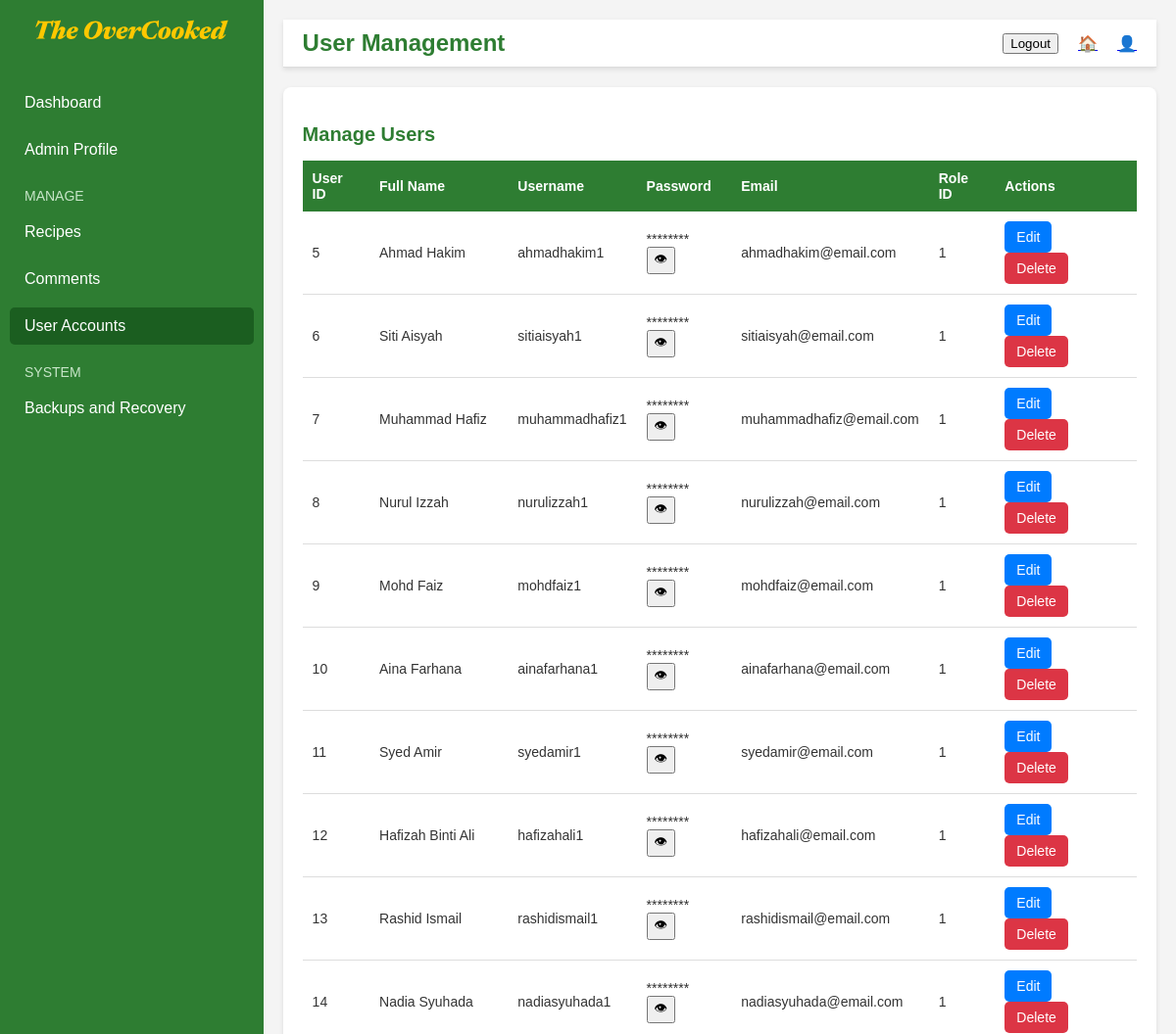
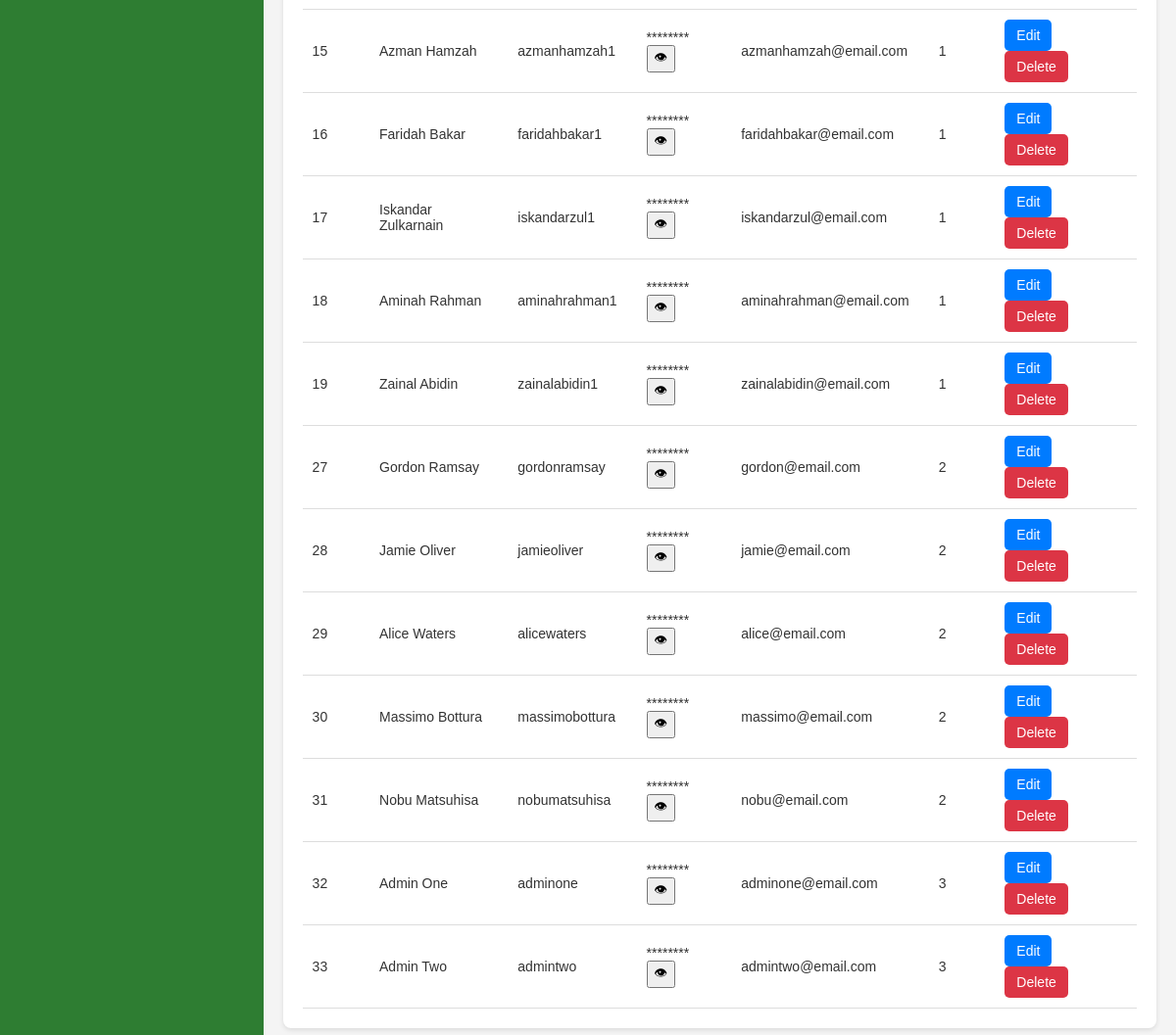
The app's page /A.usersManagement_page.php with its own data (2 pictures, top to bottom).
### tables this page shows
CREATE TABLE `users` (
  `userId` int(11) NOT NULL,
  `name` varchar(50) NOT NULL,
  `username` varchar(20) NOT NULL,
  `password` varchar(255) NOT NULL,
  `email` varchar(50) NOT NULL,
  `roleId` int(11) NOT NULL,
  `gender` varchar(10) NOT NULL,
  `language` varchar(20) NOT NULL,
  `country` varchar(20) NOT NULL,
  `profile_pic` varchar(255) NOT NULL DEFAULT 'assets/defaulticon.jpg'
);

### A.usersManagement_page.php (the view, shortened to what this page needs)
<?php
require 'db_connect.php';
$query = "SELECT userId, name, username, password, email, roleId FROM users";
$result = $conn->query($query);
?>
<!DOCTYPE html>
<html lang="en">
<head>
    <link rel="stylesheet" href="./A.global.css">
    <link rel="stylesheet" href="./A.usersManagement_style.css">
</head>
<body>
    <div class="main-container">
        <aside class="sidebar">
            <div class="logo">
                <a href="./A.dashboard_page.html">
                    <img src="./brand_logo.svg" alt="The OverCooked" class="logo-img">
                </a>
            </div>
            <nav>
                <ul>
                    <li><a href="./A.dashboard_page.html">Dashboard</a></li>
                    <li><a href="./A.adminProfile_page.php">Admin Profile</a></li>
                    <li class="divider">Manage</li>
                    <li><a href="./A.recipes_page.php">Recipes</a></li>
                    <li><a href="./A.comments_page.php">Comments</a></li>
                    <li><a href="#" class="active">User Accounts</a></li>
                    <li class="divider">System</li>
                    <li><a href="./A.backups_page.php">Backups and Recovery</a></li>
                </ul>
            </nav>
        </aside>
        <div class="content">
            <header class="header-bar">
                <div class="left">
                    <h1>User Management</h1>
                </div>
                <div class="right">
                <form method="POST" action="logout.php" style="display:inline;">
                        <button type="submit" id="logout-button" class="logout-btn">Logout</button>
                    </form>
                    <span class="icon"><a href ="./A.dashboard_page.html">🏠</a></span>
                    <span class="icon"><a href ="./A.adminProfile_page.php">👤</a></span>
                </div>
            </header>
            <section class="users-content">
                <h2>Manage Users</h2>
                <table>
                    <thead>
                        <tr>
                            <th>User ID</th>
                            <th>Full Name</th>
                            <th>Username</th>
                            <th>Password</th>
                            <th>Email</th>
                            <th>Role ID</th>
                            <th>Actions</th>
                        </tr>
                    </thead>
                    <tbody id="userTableBody">
                        <?php while ($row = $result->fetch_assoc()): ?>
                        <tr id="user-<?php echo $row['userId']; ?>">
                            <td><?php echo $row['userId']; ?></td>
                            <td><?php echo $row['name']; ?></td>
                            <td><?php echo $row['username']; ?></td>
                            <td>
                                <span id="passwordText-<?php echo $row['userId']; ?>">********</span>
                                <button type="button" class="toggle-pass-table" onclick="togglePasswordTable(<?php echo $row['userId']; ?>, '<?php echo $row['password']; ?>')">👁</button>
                            </td>
                            <td><?php echo $row['email']; ?></td>
                            <td><?php echo $row['roleId']; ?></td>
                            <td>
                                <button class="edit-btn" onclick="toggleEditForm(<?php echo $row['userId']; ?>)">Edit</button>
                                <button class="delete-btn" onclick="confirmDelete(<?php echo $row['userId']; ?>)">Delete</button>
                            </td>
                        </tr>
                        <?php endwhile; ?>
                    </tbody>
                </table>
            </section>
        </div>
    </div>
</body>
</html>

### A.global.css (style rules this page uses)
body { font-family: Arial, sans-serif; margin: 0; padding: 0; background-color: #f4f4f4; color: #333; }
.main-container { display: flex; min-height: 100vh; }
.sidebar { background-color: #2e7d32; color: white; width: 250px; padding: 20px 10px; display: flex; flex-direction: column; }
.sidebar .logo { text-align: center; margin-bottom: 30px; }
.logo-img { width: 200px; height: auto; }
.sidebar nav ul { list-style: none; padding: 0; margin: 0; }
.sidebar nav ul li { margin: 10px 0; }
.sidebar nav ul li a { color: white; text-decoration: none; font-size: 16px; display: block; padding: 10px 15px; border-radius: 5px; transition: background-color 0.3s; }
.sidebar nav ul li a:hover, .sidebar nav ul li a.active { background-color: #1b5e20; }
.sidebar nav ul li.divider { font-size: 14px; color: #c8e6c9; text-transform: uppercase; margin: 20px 0 10px 15px; }
.content { flex-grow: 1; padding: 20px; }
.header-bar { display: flex; justify-content: space-between; align-items: center; background-color: white; padding: 10px 20px; border-bottom: 1px solid #ddd; box-shadow: 0 2px 5px rgba(0, 0, 0, 0.1); }
.header-bar .left h1 { margin: 0; color: #2e7d32; font-size: 24px; }
.header-bar .right { display: flex; align-items: center; gap: 20px; }
.header-bar .right span { font-size: 16px; cursor: pointer; transition: color 0.3s; }
.header-bar .icon { font-size: 20px; }

### A.usersManagement_style.css (style rules this page uses)
.users-content { margin-top: 20px; background: white; padding: 20px; border-radius: 8px; box-shadow: 0 2px 5px rgba(0, 0, 0, 0.1); }
.users-content h2 { font-size: 20px; color: #2e7d32; margin-bottom: 15px; }
table { width: 100%; border-collapse: collapse; margin-top: 10px; font-size: 14px; }
table thead th { background-color: #2e7d32; color: white; padding: 10px; text-align: left; }
table tbody td { padding: 10px; border-bottom: 1px solid #ddd; text-align: left; }
.edit-btn, .delete-btn { border: none; padding: 8px 12px; border-radius: 5px; cursor: pointer; font-size: 14px; color: white; margin-right: 5px; display: inline-block; }
.edit-btn { background-color: #007bff; transition: background-color 0.3s; }
.delete-btn { background-color: #dc3545; transition: background-color 0.3s; }

### records on screen
users: userId "5", name "Ahmad Hakim", username "ahmadhakim1", email "ahmadhakim@email.com", roleId "1"
users: userId "6", name "Siti Aisyah", username "sitiaisyah1", email "sitiaisyah@email.com", roleId "1"
users: userId "7", name "Muhammad Hafiz", username "muhammadhafiz1", email "muhammadhafiz@email.com", roleId "1"
users: userId "8", name "Nurul Izzah", username "nurulizzah1", email "nurulizzah@email.com", roleId "1"
users: userId "9", name "Mohd Faiz", username "mohdfaiz1", email "mohdfaiz@email.com", roleId "1"
users: userId "10", name "Aina Farhana", username "ainafarhana1", email "ainafarhana@email.com", roleId "1"
users: userId "11", name "Syed Amir", username "syedamir1", email "syedamir@email.com", roleId "1"
users: userId "12", name "Hafizah Binti Ali", username "hafizahali1", email "hafizahali@email.com", roleId "1"
users: userId "13", name "Rashid Ismail", username "rashidismail1", email "rashidismail@email.com", roleId "1"
users: userId "14", name "Nadia Syuhada", username "nadiasyuhada1", email "nadiasyuhada@email.com", roleId "1"
users: userId "15", name "Azman Hamzah", username "azmanhamzah1", email "azmanhamzah@email.com", roleId "1"
users: userId "16", name "Faridah Bakar", username "faridahbakar1", email "faridahbakar@email.com", roleId "1"
users: userId "17", name "Iskandar Zulkarnain", username "iskandarzul1", email "iskandarzul@email.com", roleId "1"
users: userId "18", name "Aminah Rahman", username "aminahrahman1", email "aminahrahman@email.com", roleId "1"
users: userId "19", name "Zainal Abidin", username "zainalabidin1", email "zainalabidin@email.com", roleId "1"
users: userId "27", name "Gordon Ramsay", username "gordonramsay", email "gordon@email.com", roleId "2"
users: userId "28", name "Jamie Oliver", username "jamieoliver", email "jamie@email.com", roleId "2"
users: userId "29", name "Alice Waters", username "alicewaters", email "alice@email.com", roleId "2"
users: userId "30", name "Massimo Bottura", username "massimobottura", email "massimo@email.com", roleId "2"
users: userId "31", name "Nobu Matsuhisa", username "nobumatsuhisa", email "nobu@email.com", roleId "2"
users: userId "32", name "Admin One", username "adminone", email "adminone@email.com", roleId "3"
users: userId "33", name "Admin Two", username "admintwo", email "admintwo@email.com", roleId "3"
